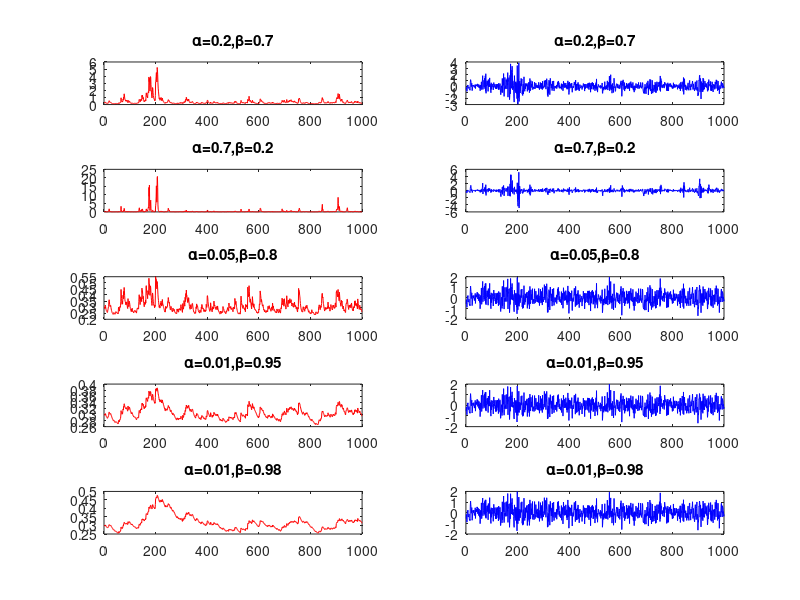

This figure's MATLAB source:
clc;
clear;

n = 1000; %liczba obserwacji
alphas = [0.2 0.7 0.05 0.01 0.01]; %scenariuszowe alphy
betas = [0.7 0.2 0.8 0.95 0.98]; %scenariuszowe bety
w = zeros(5, 1); %const
for q=1:5 
    %jesli bezwarunkowa wariancja jest zawsze rowna 0.3, mamy
    w(q)=0.3*(1-alphas(q)-betas(q)); %E(at^2)=w/(1-(alpha+beta)) - GARCH(1,1)
end
x = 1:n; %dla wykresow
for i=1:5 %kazdy scenariusz
    cond_var = zeros(n, 1); %warunkowa wariancja
    returns = zeros(n, 1); %zwroty
    eps = zeros(n, 1); %skladnik losowy
    returns(1) = 1; %dla inicjalizacji loopa 
    cond_var(1) = 0.3; %dla inicjalizacji loopa pierwsza warunkowa wariancja=bezwarunkowa
    rng(11); %podane w tresci ziarno
    for j=1:n %dla kazdego scenariusza 1000 obserwacji
        eps(j)=randn; %i.i.d N(0,1)
        returns(j)=eps(j)*sqrt(cond_var(j)); %GARCH(1,1)
        cond_var(j+1)=w(i)+alphas(i)*(returns(j)^2)+betas(i)*cond_var(j); %zgodnie z podanymi wzorami
    end
    subplot(5, 2, i*2-1); %i*2, aby ominac blad zmiany wykresu przy kolejnej iteracji 
    plot(x, cond_var(1:end-1), 'Color', 'red'); %bez 1001 obserwacji
    title({['\alpha=' num2str(alphas(i)) ',\beta=' num2str(betas(i))]}); %Latex + konwertacja typow
    subplot(5, 2, i*2); 
    plot(x, returns, 'Color', 'blue');
    title({['\alpha=' num2str(alphas(i)) ',\beta=' num2str(betas(i))]}); 
end
   


